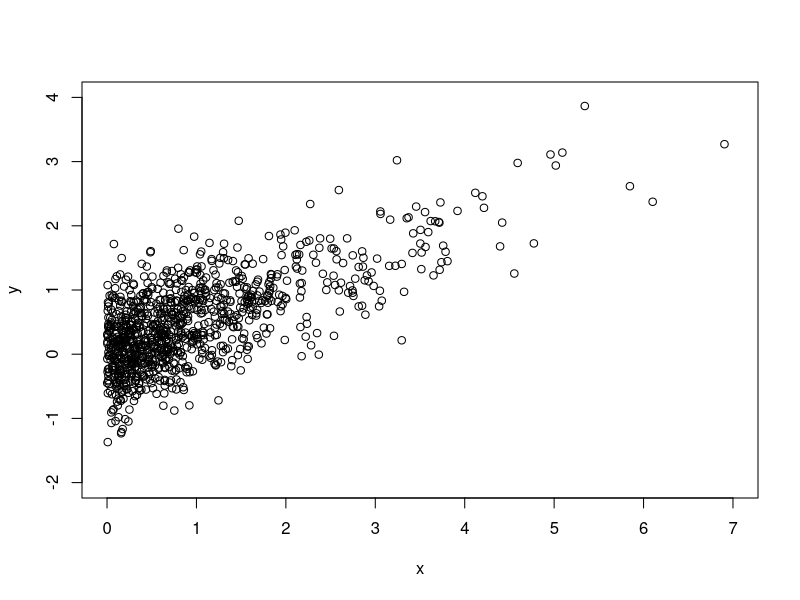
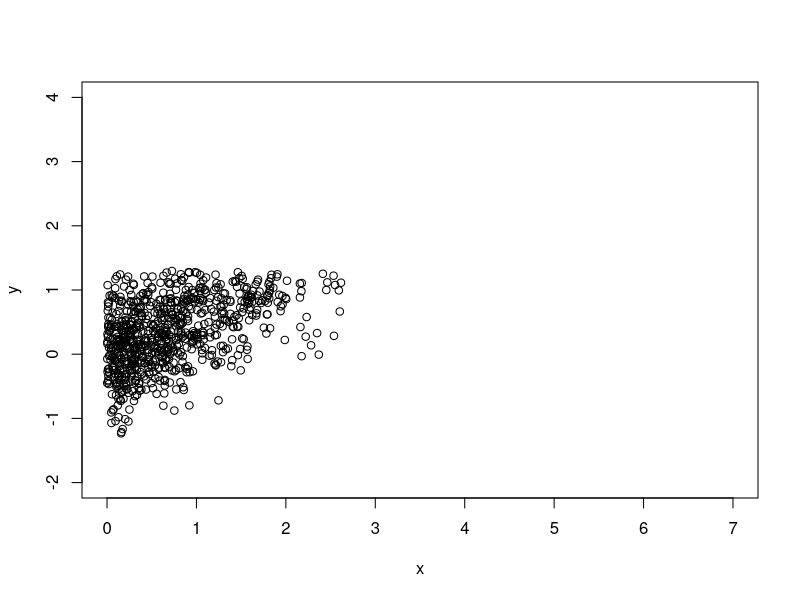
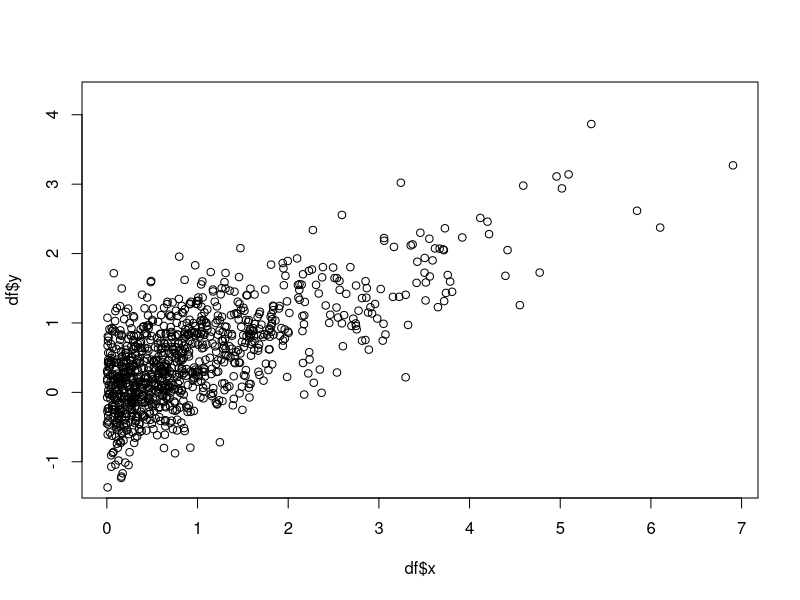
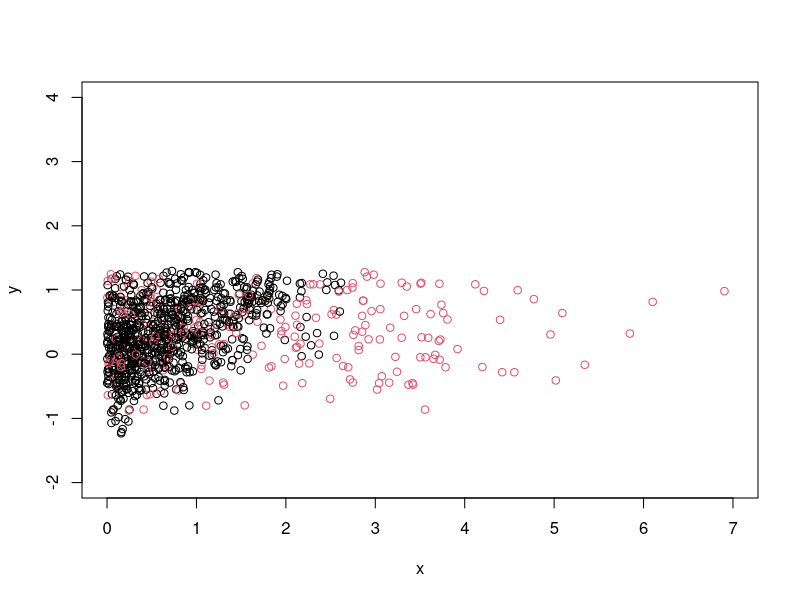
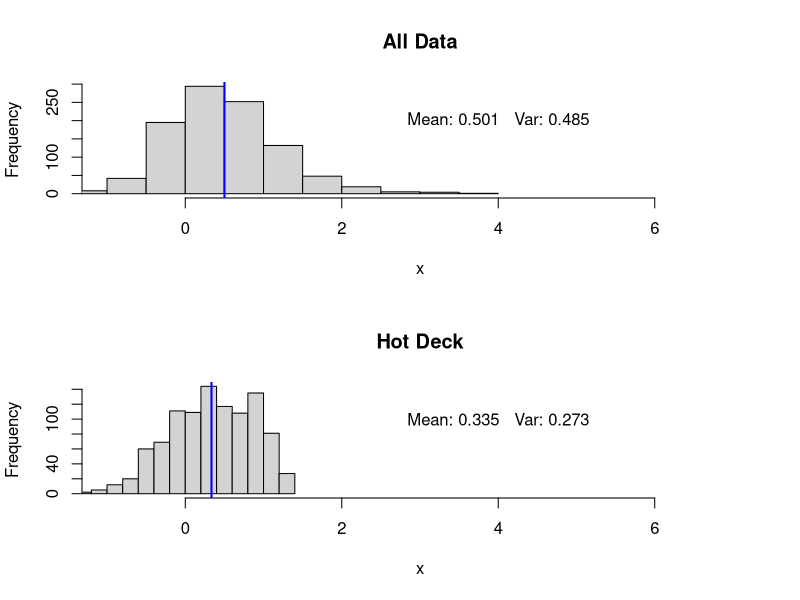
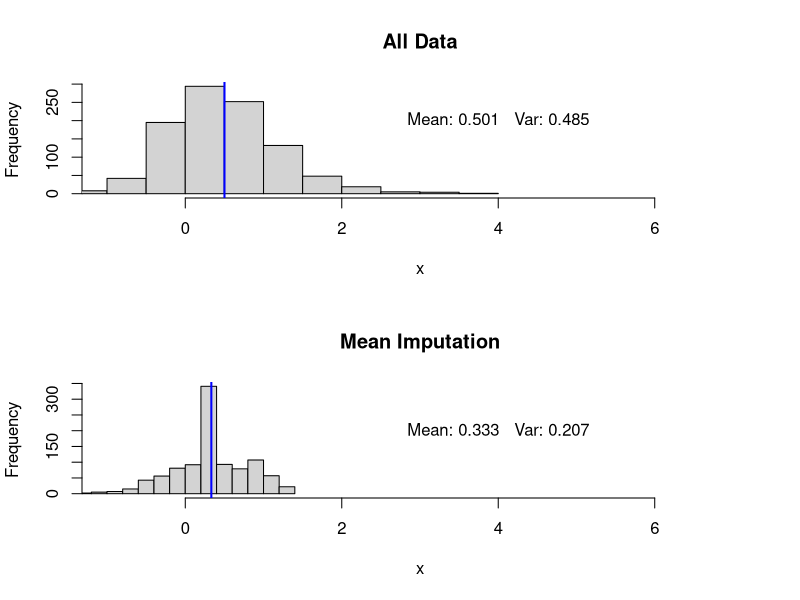
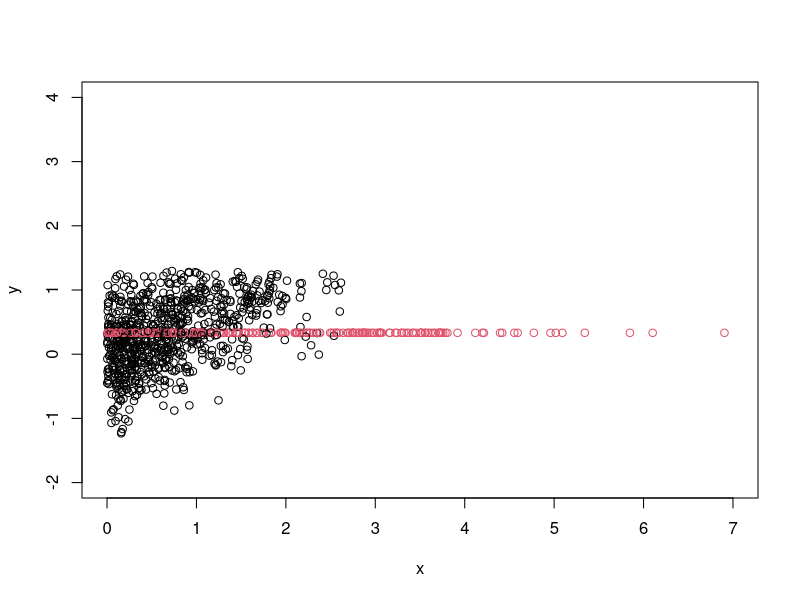
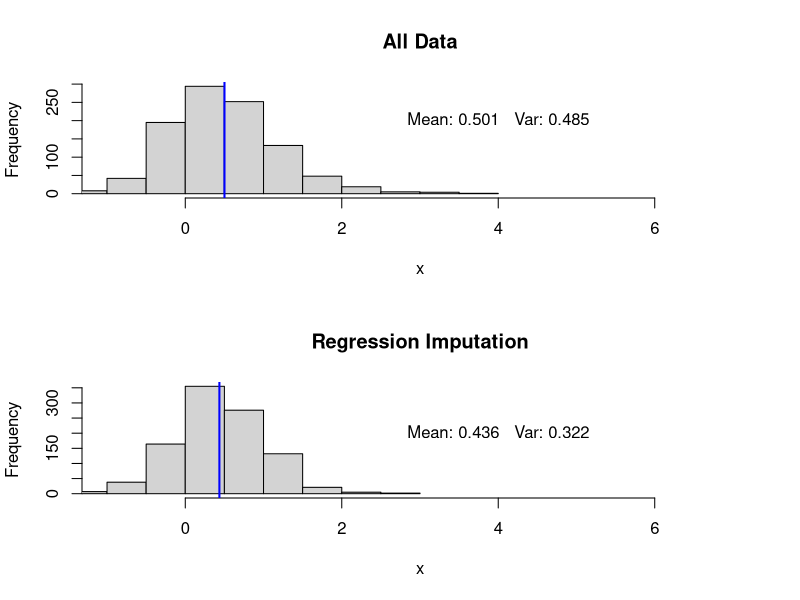

Write the R code that produced these figures, in order.
## ---- chunk 1
#Example of single imputation techniques for ISE 5103 Intelligent Data Analytics
#Charles Nicholson
#September 2015

#load appropriate libraries
library(VIM)
library(mice)


# CREATE A SET OF FAKE DATA  (y ~ x) ------------
x<-rexp(1000)
y<-0.5*rnorm(1000) + 0.5*x       
z<-runif(1000)

alpha<-runif(1000) # not included in dataframe
beta<-runif(1000)  # not included in dataframe

df<-data.frame(x,y,z)

xmax<-ceiling(max(df$x))
ymax<-ceiling(max(df$y))
ymin<-floor(min(df$y))


#scatterplot would look like this if there were NO MISSING INFORMATION
plot(df$x,df$y,ylim=c(ymin,ymax), xlim=c(0,xmax) , xlab="x", ylab="y")

# now lets create some missing values....
dfMiss <- df

dfMiss[df$y>1.30,"y"]<-NA           #MNAR
dfMiss[alpha<0.2,"z"]<-NA           #MCAR
dfMiss[beta>0.90,"y"]<-NA           #MCAR
dfMiss[df$x>2.65,"y"]<-NA           #MAR

missing <- is.na(dfMiss$y)
sum(missing)
dfMiss$missing <- missing

#scatterplot now looks like this...
plot(dfMiss$x,dfMiss$y,ylim=c(ymin,ymax), xlim=c(0,xmax), xlab="x", ylab="y")


#imputaion by "hotdeck" --------------------------------------------------------
dfHD.imp <- dfMiss

#sample m values from from the non-missing data (with replacement)
hotdeck <- dfHD.imp[!missing,"y"]  # create sample pool

n <- length(hotdeck)    #size of sample pool
m <- sum(missing)    #how many samples do I need?

hotdeck <- hotdeck[sample(n,m,replace=TRUE)]

dfHD.imp[missing,"y"]<-hotdeck

plot(df$x,df$y,ylim=c(-1.3,4.25))    #plot of all data (no missings)

#plot data with hotdeck imputation -- imputed values in red
plot(dfHD.imp$x, dfHD.imp$y, col = factor(dfHD.imp$missing), ylim=c(ymin,ymax), xlim=c(0,xmax), xlab="x", ylab="y")

par(mfrow=c(2,1))   #setup graphics device to make two plots on the screen

hist(df$y, xlim=c(-1,xmax), main="All Data", xlab="x")   #histogram of all data
trueMV<-round(mean(df$y),3)                               
trueVar<-round(var(df$y),3)
abline(v = trueMV, col = "blue", lwd = 2)                    # add a line for the mean
text(4, 205, label=paste("Mean:",trueMV, "  Var:", trueVar)) # add text for mean and var

hist(dfHD.imp$y, xlim=c(-1,xmax), main="Hot Deck", xlab="x")
mv<-round(mean(dfHD.imp$y),3)
svar<-round(var(dfHD.imp$y),3)
abline(v = mv, col = "blue", lwd = 2)
text(4, 100, label=paste("Mean:",mv, "  Var:", svar))

par(mfrow=c(1,1))   # reset graphics device to the default 1 plot



#imputation by mean ---------------------------------------------------------

dfMean.imp<-dfMiss  #copy of the data with missings

dfMean.imp[missing,"y"]<-mean(dfMean.imp$y,na.rm=T)   #imputation by mean


par(mfrow=c(2,1))
hist(df$y, xlim=c(-1,xmax), main="All Data", xlab="x")
abline(v = trueMV, col = "blue", lwd = 2)
text(4, 205, label=paste("Mean:",trueMV, "  Var:", trueVar))

hist(dfMean.imp$y, xlim=c(-1,xmax), main="Mean Imputation", xlab="x")
mv<-round(mean(dfMean.imp$y),3)
svar<-round(var(dfMean.imp$y),3)
abline(v = mv, col = "blue", lwd = 2)
text(4, 205, label=paste("Mean:",mv, "  Var:", svar))
par(mfrow=c(1,1))

plot(dfMean.imp$x, dfMean.imp$y, col = factor(dfMean.imp$missing), ylim=c(ymin,ymax), xlim=c(0,xmax), xlab="x", ylab="y")



#imputation by "regression"  ---------------------------------------------

fit<-lm(dfMiss$y~dfMiss$x)    # fit a linear model to the data
f<-summary(fit)
print (f)  

str(f)

c<-f[[4]]                     # extract the coefficients 
se<-f[[6]]                    # extract the model standard error

dfReg.imp <- dfMiss
dfReg.imp[missing,"y"]<- (c[1] + c[2]*dfReg.imp[missing,"x"])   #imputataion with regression


par(mfrow=c(2,1))
hist(df$y, xlim=c(-1,xmax), main="All Data", xlab="x")
abline(v = trueMV, col = "blue", lwd = 2)
text(4, 205, label=paste("Mean:",trueMV, "  Var:", trueVar))

hist(dfReg.imp$y, xlim=c(-1,xmax), main="Regression Imputation", xlab="x")
mv<-round(mean(dfReg.imp$y),3)
svar<-round(var(dfReg.imp$y),3)
abline(v = mv, col = "blue", lwd = 2)
text(4, 205, label=paste("Mean:",mv, "  Var:", svar))

par(mfrow=c(1,1))

plot(dfReg.imp$x, dfReg.imp$y, col = factor(dfReg.imp$missing),ylim=c(ymin,ymax), xlim=c(0,xmax), xlab="x", ylab="y")



# USE THE mice PACKAGE FOR Predictive Mean Matching (PMM) -----------------------
dfPMM.imp <- dfMiss

#imputation by PMM
dfPMM.imp[missing,"y"] <- mice.impute.pmm(dfPMM.imp$y, !dfPMM.imp$missing, dfPMM.imp$x)

plot(dfPMM.imp$x, dfPMM.imp$y, col = factor(dfPMM.imp$missing), ylim=c(ymin,ymax), xlim=c(0,xmax), xlab="x", ylab="y")

par(mfrow=c(2,1))
hist(df$y, xlim=c(-1,xmax),main="All Data", xlab="x")
abline(v = trueMV, col = "blue", lwd = 2)
text(4, 205, label=paste("Mean:",trueMV, "  Var:", trueVar))

hist(dfPMM.imp$y, xlim=c(-1,xmax), main="Predictive Mean Matching", xlab="x")
mv<-round(mean(dfPMM.imp$y),3)
svar<-round(var(dfPMM.imp$y),3)
abline(v = mv, col = "blue", lwd = 2)
text(4, 80, label=paste("Mean:",mv, "  Var:", svar))
par(mfrow=c(1,1))



#imputation by "regression" plus random error -------------------------

dfRegErr.imp <- dfReg.imp

#imputation by regression with error (remember that se = standard error of model)
dfRegErr.imp[missing,"y"] <- dfRegErr.imp[missing,"y"] + rnorm(sum(missing),0,se**2)

par(mfrow=c(2,1))
hist(df$y, xlim=c(-1,xmax), main="All Data", xlab="x")
abline(v = trueMV, col = "blue", lwd = 2)
text(4, 205, label=paste("Mean:",trueMV, "  Var:", trueVar))

hist(dfRegErr.imp$y, xlim=c(-1,xmax), main="Regression Imputation with Error", xlab="x")
mv<-round(mean(dfRegErr.imp$y),3)
svar<-round(var(dfRegErr.imp$y),3)
abline(v = mv, col = "blue", lwd = 2)
text(4, 205, label=paste("Mean:",mv, "  Var:", svar))

par(mfrow=c(1,1))

plot(dfRegErr.imp$x, dfRegErr.imp$y, col = factor(dfRegErr.imp$missing), ylim=c(ymin,ymax), xlim=c(0,xmax), xlab="x", ylab="y")



# k-nearest neighbor from VIM package (kNN imputation) ----------------------------

dfKNN.imp <- kNN(dfMiss[,1:3],k=5)
plot(dfKNN.imp$x, dfKNN.imp$y, col = factor(dfKNN.imp$y_imp), ylim=c(ymin,ymax), xlim=c(0,xmax), xlab="x", ylab="y")

par(mfrow=c(2,1))
hist(df$y, xlim=c(-1,xmax), main="All Data", xlab="x")
abline(v = trueMV, col = "blue", lwd = 2)
text(4, 205, label=paste("Mean:",trueMV, "  Var:", trueVar))

hist(dfKNN.imp$y, xlim=c(-1,xmax), main="k-Nearest Neighbor", xlab="x")
mv<-round(mean(dfKNN.imp$y),3)
svar<-round(var(dfKNN.imp$y),3)
abline(v = mv, col = "blue", lwd = 2)
text(4, 100, label=paste("Mean:",mv, "  Var:", svar))

par(mfrow=c(1,1))


# for fun, try kNN with 400 neighbors....  it takes a few seconds...

dfKNN400.imp <- kNN(dfMiss[,1:3],k=400)
plot(dfKNN400.imp$x, dfKNN400.imp$y, col = factor(dfKNN400.imp$y_imp), ylim=c(ymin,ymax), xlim=c(0,xmax), xlab="x", ylab="y")



#in summary...

par(mfrow = c(2,2))
plot(df$x,df$y,ylim=c(-1.3,4.25), main="All Data")
plot(dfMean.imp$x, dfMean.imp$y, col = factor(dfMean.imp$missing), main="Mean", ylim=c(ymin,ymax), xlim=c(0,xmax), xlab="x", ylab="y")
plot(dfHD.imp$x, dfHD.imp$y, col = factor(dfHD.imp$missing), main="Hot Deck", ylim=c(ymin,ymax), xlim=c(0,xmax), xlab="x", ylab="y")
plot(dfReg.imp$x, dfReg.imp$y, col = factor(dfReg.imp$missing), main="Regression", ylim=c(ymin,ymax), xlim=c(0,xmax), xlab="x", ylab="y")

plot(df$x,df$y,ylim=c(-1.3,4.25), main="All Data")
plot(dfPMM.imp$x, dfPMM.imp$y, col = factor(dfPMM.imp$missing),  main="Predictive Mean Matching",ylim=c(ymin,ymax), xlim=c(0,xmax), xlab="x", ylab="y")
plot(dfKNN.imp$x, dfKNN.imp$y, col = factor(dfKNN.imp$y_imp),  main="k-Nearest Neighbors", ylim=c(ymin,ymax), xlim=c(0,xmax), xlab="x", ylab="y")
plot(dfRegErr.imp$x, dfRegErr.imp$y, col = factor(dfRegErr.imp$missing) , main="Regression with Random Error",ylim=c(ymin,ymax), xlim=c(0,xmax), xlab="x", ylab="y")
## ---- chunk 2
rm(list = ls())

# Example code to demonstrate multivariate imputation by chained equations (mice)
# ISE 5103 Intelligent Data Analytics
# Charles Nicholson
# September 2015


# the package mice: multivariate imputation by chained equations
library(mice)


# create some random sample data 
#-------------------------------------------------
n=100   #n equals the number of observations

#four variables
x1<-5*runif(n)
x2<- rnorm(n) + runif(n) - 0.5*x1
x3<-x1+2*rexp(n) + rnorm(n)
x4<-x1+x2+2*runif(n) + rnorm(n)

# let y be some function of x1, x2, and x3
y<-5*x1+4*x2+2*x3+rnorm(n)


# create a data frame from the vectors
df<-data.frame(y,x1,x2,x3,x4)

dfFull<-df  #save the full data for later use
#-------------------------------------------------


# introduce some missingness in the data for multiple variables using different rules
#-------------------------------------------------
df[y<10,"x1"]<-NA

u<-runif(n)
df[u*y>10,"x1"]<-NA

df[y+5*x3-x4 > 50,"x2"]<-NA

u<-runif(n)
df[(y*u+x3+x2) > 15,"x1"]<-NA

df[x3+x1<3,"y"]<-NA

u<-runif(n)
df[((y+x3+x1)*u > 15 & (y+x3+x1)*u < 50),"x4"]<-NA

#check the percent missing per variable
myfun<-function(x) mean(is.na(x))
apply(df,2,myfun)
#-------------------------------------------------


# perform the first two steps of MI using the "mice" command 
# create m=6 data sets and impute missing values 
imp<-mice(df,m=6,meth="norm.nob")

# the output object is quite complex!
str(imp)

#take a look at how the means and variances of the imputed values are (hopefully) converging 
imp$chainMean
imp$chainVar

#can plot those means and variances
plot(imp)

# perform the third step of MI using the "with" command
# to perform a standard analysis (in this case, a linear regression) on each data set 
fit<-with(imp, lm(y~x1+x2+x3+x4))

#perfrom the fourth step of MI, recombination, using the "pool" command 
est<-pool(fit)


plot(dfFull)      #pairs plot of full data
plot(df)          #pairs plot of available cases
plot(na.omit(df)) #pairs plot for complete cases


#coefficient estimates based on full data (before creating missingness)
summary(fullfit<-lm(data=dfFull,y~x1+x2+x3+x4))

#coefficient estimates based on complete cases (no imputation)
summary(missfit<-lm(data=df,y~x1+x2+x3+x4))

#coefficient estimates based on MICE (recombined estimates)
summary(est)
